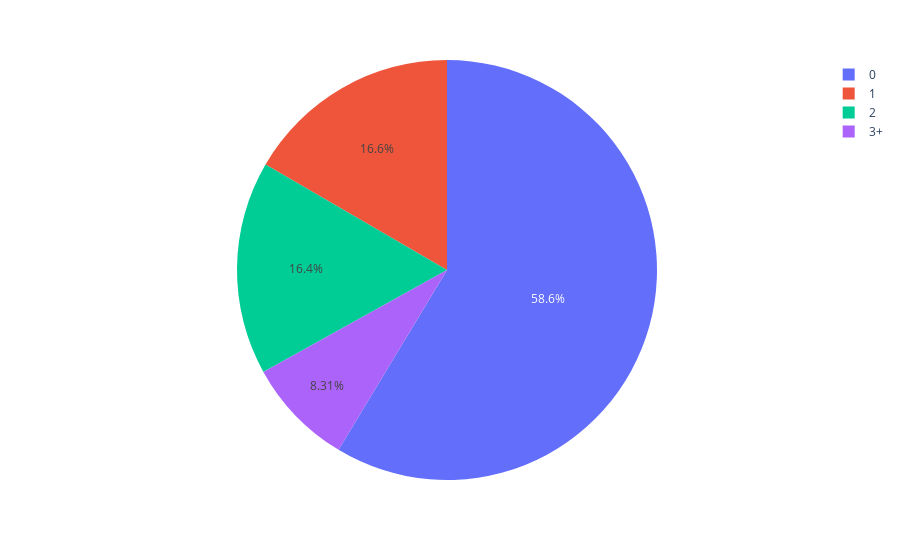

The code cell stored with this chart in its notebook:
### Code cell
ex.pie(train_data,names='Dependents')

### Figure 1 — Plotly figure (JSON) as saved in the notebook; plotly's stock layout.template omitted (floating-point values rounded to 4 significant figures; data arrays with more than 128 entries replaced by an {"elided": "..."} marker saying what was removed)
{"data": [{"domain": {"x": [0, 1], "y": [0, 1]}, "hovertemplate": "Dependents=%{label}<extra></extra>", "labels": {"elided": "614 str values"}, "legendgroup": "", "name": "", "showlegend": true, "type": "pie"}], "layout": {"legend": {"tracegroupgap": 0}, "margin": {"t": 60}}}
